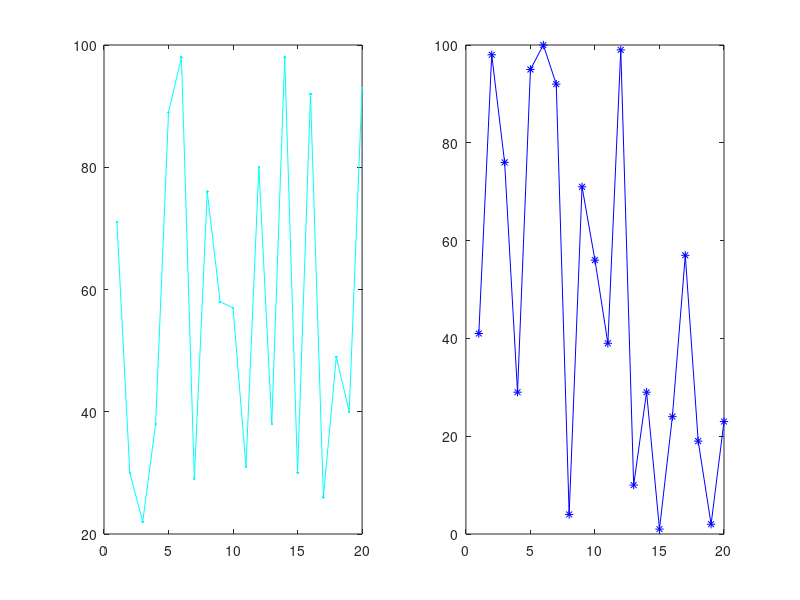

Source code (MATLAB): (Note: this script raises an error after producing the figure.)
%% Chapter 12 Advanced Plotting Techniques Excercises
%% Exercise 1
% Create a data file that containing 10 numbers. Write a script that 
% will load the vector from the file, and use subplot to do an area plot 
% and a stem plot with these data in the same Figure Window (Note: a 
% loop is not needed). Prompt the user for a title for each plot.

% Note, I'm saving the "load <filename>" and creating the numbers randomly
% load <filename>.dat
dataArray = randi([1 10],1,10);
subplot(1,2,1);
area(dataArray);
title('Area')
subplot(1,2,2);
stem(dataArray);
title('Stem')

% % % % % % % % % % % % % % % % % % % % % % % % % % % % % % % % % % % % %

%% Exercise 2
%  Write a script that will read x and y data points from a file, and will 
% create an area plot with those points. The format of every line in the 
% file is the letter ‘x’, a space, the x value, space, the letter ‘y’, space, 
% and the y value. You must assume that the data file is in exactly that 
% format, but you may not assume that the number of lines in the file is 
% known. The number of points will be in the plot title. The script loops 
% until the end of file is reached, using fgetl to read each line as a string.
% For example, if the file contains the following lines,
% x 0 y 1
% x 1.3 y 2.2
% x 2.2 y 6
% x 3.4 y 7.4
% when running the script, the result will be as shown in the Figure.
% 

x = [];
y = [];

fid = fopen('xandypts.dat');
if fid == -1
    disp('File open not successful')
else
    while  ~feof(fid)
        aline = fgetl(fid);
        [letter, rest] = strtok(aline);
        [xval, rest] = strtok(rest);
        [letter, rest] = strtok(rest);
        yval = strtok(rest);
        x = [x str2num(xval)];
        y = [y str2num(yval)];
    end
    
    area(x,y)
    title(sprintf('%d data points',length(x)))
    fclose(fid);    
end

% % % % % % % % % % % % % % % % % % % % % % % % % % % % % % % % % % % % %

%% Exercise 3
% Do a quick survey of your friends to find out who prefers cheese 
% pizza, pepperoni, or mushroom (no other possibilities; everyone must 
% pick one of those three choices). Draw a pie chart to show the 
% percentage favoring each. Label the pieces of this pizza pie chart!

cheesePizza = randi([1 10]);
pepperoniPizza = randi([1 10]);
shroomPizza = randi([1 10]);;

pie([cheesePizza pepperoniPizza shroomPizza])

% % % % % % % % % % % % % % % % % % % % % % % % % % % % % % % % % % % % %

%% Exercise 4

% The number of faculty members in each department at a certain 
% College of Engineering is:
% ME 22 % BM 45 % CE 23 % EE 33
% Experiment with at least 3 different plot types to graphically depict this
% information. Make sure that you have appropriate titles, labels, and 
% legends on your plots. Which type(s) work best, and why?

ME = 22; 
BM = 45;
CE = 23;
EE = 33;

subplot(1,3,1);
bar([ME, BM, CE, EE]);
xlabel('Faculty');
ylabel('n° Members');
%legend('ME','BM','CE','EE');


subplot(1,3,2);
pie([ME BM CE EE]);
xlabel('Faculty');
ylabel('n° Members');
legend('ME','BM','CE','EE');


subplot(1,3,3);
stem([ME BM CE EE]);
xlabel('Faculty');
ylabel('n° Members');
%legend('ME','BM','CE','EE');

% % % % % % % % % % % % % % % % % % % % % % % % % % % % % % % % % % % % %

%% Exercise 5

% Experiment with the comet function: try the example given when 
% help comet is entered and then animate your own function using 
% comet.

%first run help comet
        t = -pi:pi/200:pi;
        comet(t,tan(sin(t))-sin(tan(t)))
        
%%
x = -2*pi:1/100:2*pi;
comet(sin(2*x)+2*cos(x)+1)

% % % % % % % % % % % % % % % % % % % % % % % % % % % % % % % % % % % % %

%% Exercise 6
% 
%  Experiment with the comet3 function: try the example given when 
% help comet3 is entered and then animate your own function using 
% comet3.

%first run help comet
        t = -pi:pi/500:pi;
        comet3(sin(5*t),cos(3*t),t)
%%
t = 1:.1:200;
comet3(cos(t),t+1,sin(t+2))

% % % % % % % % % % % % % % % % % % % % % % % % % % % % % % % % % % % % %

%% Exercise 7
%  Experiment with the scatter and scatter3 functions.
        t = -pi:pi/200:pi;
        scatter(t,tan(sin(t))-sin(tan(t)))
%%
t = 1:.1:200;
scatter3(cos(t),t+1,sin(t+2))

% % % % % % % % % % % % % % % % % % % % % % % % % % % % % % % % % % % % %

%% Exercise 8

% Use the cylinder function to create x, y, and z matrices and pass them to the surf
% function to get a surface plot. Experiment with different arguments to cylinder.

[x,y,z] = cylinder(3);
subplot(1,3,1)
surf(x,y)
subplot(1,3,2)
surf(x,z)
subplot(1,3,3)
surf(y,z)

% % % % % % % % % % % % % % % % % % % % % % % % % % % % % % % % % % % % %

%% Exercise 9
% Experiment with contour plots
       %[c,h] = contour3(peaks);
       [c,h] = contour3(peaks);
       clabel(c,h)
       
% % % % % % % % % % % % % % % % % % % % % % % % % % % % % % % % % % % % %

%% Exercise 10
% The electricity generated by wind turbines annually in kilowatt-hours
% per year is given in a file. The amount of electricity is 
% determined by, among other factors, the diameter of the turbine blade 
% (in feet) and the wind velocity in mph. The file stores on each line the 
% blade diameter, wind velocity, and the approximate electricity 
% generated for the year. For example,
% 5 5 406
% 5 10 3250
% 5 15 10970
% 5 20 26000
% 10 5 1625
% 10 10 13000
% 10 15 43875
% 10 20 104005
% Create a file in this format, and determine how to graphically display 
% this data.

load turbine.dat

stem3(turbine(:,1),turbine(:,2),turbine(:,3))
xlabel('Blade Diameter');
ylabel('Wind velocity');
zlabel('kw-h per year')

% % % % % % % % % % % % % % % % % % % % % % % % % % % % % % % % % % % % %

%% Exercise 11
% Create an x vector, and then two different vectors (y and z) based 
% on x. Plot them with a legend. Use help legend to find out how to 
% position the legend itself on the graph, and experiment with different 
% locations.

x = [9 6 4 3 6 7 1 12 5];
y = x.*3;
z = x.^2;

hold on
plot(x,y,'r*')
plot(x,z,'b*')
legend('3x','x^2','Location','NorthWest')

%% Exercise 12
%
% Create an x vector that has 30 linearly spaced points in the range 
% from -2pi to 2pi, and then y as sin(x). Do a "stem" plot of these points, 
% and store the handle in a variable. Use get to see the properties of the
% stem plot, and then set to change the face color of the marker. Also 
% do this using the dot operator.


x = linspace(-2*pi,2*pi,30);
y = sin(x);
handleVar = stem(x,y);
xlabel('x');
ylabel('sin(x)');
get(handleVar);
set(handleVar,'Marker','diamond');
set(handleVar,'MarkerFaceColor','red');
set(handleVar,'MarkerEdgeColor','black');

%% Exercise 13
%
% When an object with an initial temperature T is placed in a 
% substance that has a temperature S, according to Newton’s law of 
% cooling in t minutes it will reach a temperature Tt using the formula:
% Tt = S + (T - S)*e^(-kt)
% where k is a constant value that depends on properties of the object.
% For an initial temperature of 100 and k = 0.6, graphically display the
% resulting temperatures from 1 to 10 minutes for two different
% surrounding temperatures: 50 and 20. 
% Use the plot function to plot two different lines for these surrounding
% temperatures, and store the handle in a variable. Note that two function  
% handles are actually returned and stored in a vector. Change the line  
% width of one of the lines.

T = 100;
k = 0.6;
S1 = 50;
S2 = 20;
x=linspace(1,10,600); % 10 min = 600s
y1 = S1 + (T-S1)*exp(-k.*x); % exp(x) = e^x
y2 = S2 + (T-S2)*exp(-k.*x);

handleVar=plot(x,y1,x,y2);
xlabel('Time');
ylabel('Temperature');
legend('50°','20°');
set(handleVar(2),'LineWidth',2);

%% Exercise 14
%
% Write a script that will draw the line y=x between x=2 and x=5, 
% with a random line width between 1 and 10.
x = [2 5];
y = x;
handleVar=plot(x,y);
set(handleVar,'LineWidth',randi([1 10]));

%% Exercise 15
% 
% Write a script that will plot the data points from y and z data 
% vectors, and store the handles of the two plots in variables yhand and 
% zhand. Set the line widths to 3 and 4 respectively. Set the colors and 
% markers to random values (create strings containing possible values 
% and pick a random index).

y=randi([1 100],1,20);
z=randi([1 100],1,20);
subplot(1,2,1)
handleY = plot(y);
subplot(1,2,2)
handleZ = plot(z);

colortypes = 'bgrcmyk';
markertypes = '.ox+*sd';
%set(handleY,'LineWidth',3); % temporary disable the width set so markers
%and colors can be seen better
%set(handleZ,'LineWidth',4);
set(handleY,'Color',colortypes(randi(length(colortypes))));
set(handleY,'Marker',markertypes(randi(length(markertypes))));
set(handleZ,'Color',colortypes(randi(length(colortypes))));
set(handleZ,'Marker',markertypes(randi(length(markertypes))));

%% Exercise 16
%
% Write a function "plotexvar" that will plot data points represented by 
% x and y vectors which are passed as input arguments. If a third 
% argument is passed, it is a line width for the plot, and if a fourth 
% argument is also passed, it is a color. The plot title will include the 
% total number of arguments passed to the function. Here is an example
% of calling the function and the resulting plot:

x = 1:1:20;
y = 2*x;
plotexvar(x,y,3,'r');

%% Exercise 17
% A file "houseafford.dat" stores on its three lines years, median 
% incomes and median home prices for a city. The dollar amounts are in 
% thousands. For example, it might look like this:
% 2004 2005 2006 2007 2008 2009 2010 2011
% 72 74 74 77 80 83 89 93
% 250 270 300 310 350 390 410 380
% Create a file in this format, and then load the information into a 
% matrix. Create a horizontal stacked bar chart to display the 
% information, with an appropriate title. Note: use the ‘XData’ property 
% to put the years on the axis as shown in Figure 11.35.

load houseafford.dat;
handleVar = barh(houseafford(2:3,:)','stacked');
set(handleVar, 'XData', houseafford(1,:));
xlabel('$');
ylabel('Year');

%% Exercise 18
% 
% Write a function that will plot cos(x) for x values ranging from –pi 
% to pi in steps of 0.1, using black *’s. It will do this three times across in
% one Figure Window, with varying line widths (Note: even if individual 
% points are plotted rather than a solid line, the line width property will 
% change the size of these points.). If no arguments are passed to the 
% function, the line widths will be 1, 2, and 3. If, on the other hand, an 
% argument is passed to the function, it is a multiplier for these values 
% (e.g., if 3 is passed, the line widths will be 3, 6, and 9). The line widths 
% will be printed in the titles on the plots.
ch12_e18(2)

%% Exercise 19

% Create a graph, and then use the text function to put some text on 
% it, including some \specchar commands to increase the font size and to
% print some Greek letters and symbols.

x = -2*pi:.1:2*pi;
y = sin(x);
hnd = line(x,y);
thand = text(-4,0,'Sine that goes from -2\pi to 2\pi')
set(thand,'FontSize',11);

%% Exercise 20
% Create a rectangle object, and use the axis function to change 
% the axes so that you can see the rectangle easily. Change the Position,
% Curvature, EdgeColor, LineStyle, and LineWidth. Experiment with 
% different values for the Curvature.
subplot(1,2,1);
rctA = rectangle('Position', [0, 0, 1, 1],...
    'Curvature', [0.3 0.3], 'EdgeColor', 'g',...
    'LineStyle', ':', 'LineWidth',2);
subplot(1,2,2);
rctB = rectangle('Position', [1, 1, 2, 2],...
    'Curvature', [0.5 0.5], 'EdgeColor', 'r',...
    'LineStyle', '-.', 'LineWidth',3);


%% Exercise 21

% Write a script that will display rectangles with varying curvatures 
% and line widths, as shown in the Figure. The script will, in a loop, 
% create a 2 by 2 subplot showing rectangles. In all, both the x and y 
% axes will go from 0 to 1.4. Also, in all, the lower left corner of the 
% rectangle will be at (0.2, 0.2), and the length and width will both be 1. 
% The line width, i, is displayed in the title of each plot. The curvature 
% will be [0.2, 0.2] in the first plot, then [0.4, 0.4], [0.6,0.6],  
% and finally [0.8,0.8].

for i = 1:4
   subplot(2,2,i);
   rct(i) = rectangle('Position', [0.2, 0.2, 1, 1],...
       'LineWidth', i, 'Curvature', [0.2*i 0.2*i]);
   axis([0 1.4 0 1.4])
   title(sprintf('Line Width is %d\n'),i);
end

%% Exercise 22

% Write a script that will start with a rounded rectangle. Change both
% the x and y axes from the default to go from 0 to 3. In a for loop, 
% change the position vector by adding 0.1 to all elements 10 times (this 
% will change the location and size of the rectangle each time). Create a 
% movie consisting of the resulting rectangles. The final result should 
% look like the plot shown in the Figure.

position = [0.2, 0.2, 0.4,0.4];
rct = rectangle('Position',position,'Curvature',[0.7 0.7],...
    'EdgeColor','b');
axis=([0 3 0 3]);
for i = 1:10
    position = position + 0.1;
    rectangle('Position',position,'Curvature',[0.7 0.7],...
    'EdgeColor','b');
    axis=([0 3 0 3]);
    M(i)=getframe;
end
movie(M);


%% Exercise 23
% A hockey rink looks like a rectangle with curvature. Draw a hockey 
% rink, as in the Figure.

%I changed a bit the size so it's proportional to 200x85 ft 
%It won't come out in the same coordinates as in the book:
position = [0, 0, 20, 8.5]; 


hockeyRink = rectangle('Position',position,'Curvature',[0.35 0.35],...
    'EdgeColor','k');
axis=([0 21 0 9]);
line([10 10],[0 8.5],'Color','r')


%% Exercise 24

% Write a script that will create a two-dimensional patch object with 
% just three vertices and one face connecting them. The x and y 
% coordinates of the three vertices will be random real numbers in the 
% range from 0 to 1.
% 
% The lines used for the edges should be black with a 
% width of 3, and the face should be grey. The axes (both x and y) should
% go from 0 to 1. For example, depending on what the random numbers 
% are, the Figure Window might look like the Figure.

object2d.Vertices=[...
    rand rand rand
    rand rand rand
    rand rand rand];

object2d.faces = [1 2 3];
pobj = patch(object2d,...
    'FaceColor',[0.8 0.8 0.8],'EdgeColor','k',...
    'LineWidth',3);

%% Exercise 25
% Using the patch function, create a black box with unit dimensions 
% (so, there will be eight vertices and six faces). Set the edge color to 
% white so that when you rotate the figure, you can see the edges.

% Draws a black box with unit dimensions
% set up the 8 vertices
polyhedron.vertices = [...
0 0 0
1 0 0
1 1 0
0 1 0
0 0 1
1 0 1
1 1 1
0 1 1];
% connect the 6 faces
polyhedron.faces = [...
 1 2 3 4
 5 6 7 8
 1 2 6 5
 1 4 8 5
 2 3 7 6
 3 4 8 7];
pobj = patch(polyhedron, ...
'FaceColor',[0 0 0],...
'EdgeColor','white');

%% Exercise 26

% Write a function plotline that will receive x and y vectors of data 
% points, and will use the line primitive to display a line using these 
% points. If only the x and y vectors are passed to the function, it will use
% a line width of 5; otherwise, if a third argument is passed, it is the line 
% width.
plotline([0 1],[2 4])
%%
plotline([0 2], [3 7], 1)